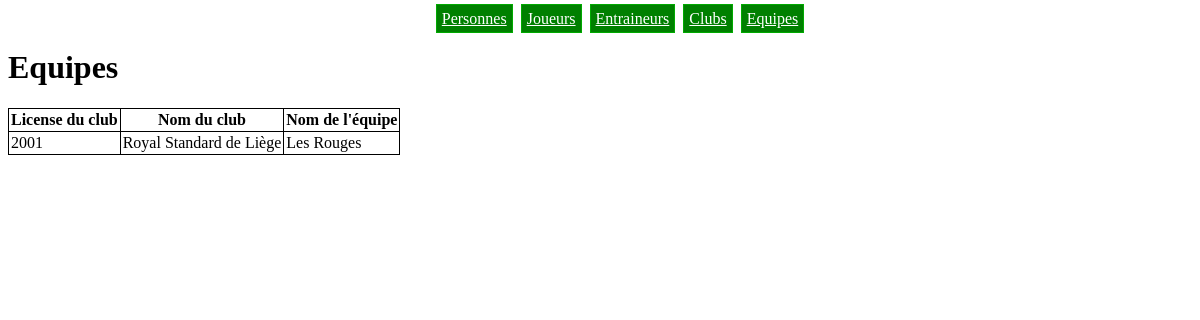
Page /equipes.php on the committed database.
### tables this page shows
CREATE TABLE IF NOT EXISTS Equipe (
  id_equipe    BIGINT      PRIMARY KEY,
  licence_club BIGINT      NOT NULL,
  nom          VARCHAR(50) NOT NULL,
  FOREIGN KEY (licence_club) REFERENCES Club(licence),
  UNIQUE(licence_club, nom)
);

CREATE TABLE IF NOT EXISTS Club (
  licence  BIGINT      PRIMARY KEY,
  nom      VARCHAR(50) NOT NULL,
  stade    VARCHAR(50) NOT NULL,
  pays     VARCHAR(50) NOT NULL
);

### equipes.php (the view)
<?php include 'header.php' ?>
<h1>Equipes</h1>
<table>
  <tr>
    <th>License du club</th>
    <th>Nom du club</th>
    <th>Nom de l'équipe</th>
  </tr>
  <?php
  $req = $bdd->query('SELECT Equipe.licence_club, Club.nom as nom_club, Equipe.nom
    FROM Equipe JOIN Club
     ON Club.licence = Equipe.licence_club');
  while($tuple = $req->fetch()){
    ?>
    <tr>
      <td><?php echo $tuple['licence_club'] ?></td>
      <td><?php echo $tuple['nom_club'] ?></td>
      <td><?php echo $tuple['nom'] ?></td>
    </tr>
    <?php
  }
  ?>
</table>
<?php include 'footer.php' ?>

### style.css (style rules this page uses)
table { border-collapse: collapse; border-spacing: 0; }
th, td { border: 1px #000000 solid; padding: 2px; }

### rows in the picture
equipe: licence_club "2001", licence_club.nom "Royal Standard de Liège", nom "Les Rouges"
